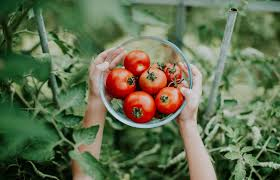
#> input picture Day_92_Image_color_pallete_generator/img.png, 280 x 180 px
$ python main.py
#> lines starting #> are read from the running program, lines starting #| are printed output that depends on the picture
import numpy as np
from sklearn.cluster import KMeans
from PIL import Image
import matplotlib.pyplot as plt


def generate_color_palette(image_path, num_colors=5):
    # Open the image and convert it to RGB mode
#> called with image_path = 'img.png', num_colors = 5
    image = Image.open(image_path)
#> image is the input picture: PIL image 280x180 RGB; mean R, G, B 97.4, 110.8, 79.4
    image = image.convert('RGB')
    image = image.resize((image.width // 2, image.height // 2))  # Resize for faster processing
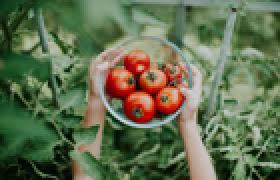
#> image: PIL image 140x90 RGB (shown 2 times larger); mean R, G, B 97.4, 110.8, 79.4

    # Convert the image into a NumPy array
    image_array = np.array(image)
    image_array = image_array.reshape((-1, 3))  # Reshape to a list of RGB colors

    # Use KMeans clustering to find the most common colors
    kmeans = KMeans(n_clusters=num_colors)
    kmeans.fit(image_array)

    # Get the colors from the cluster centers
    colors = kmeans.cluster_centers_.astype(int)

    # Plot the color palette
    plt.figure(figsize=(8, 2))
    plt.title(f'Top {num_colors} Colors in Image')
    plt.imshow([colors], aspect='auto')
    plt.axis('off')
    plt.show()
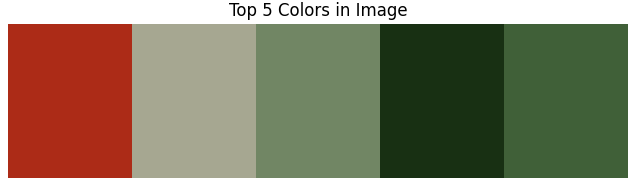
#> figure drawn by matplotlib, 1 panel

    # Return the RGB values of the colors
    return colors


# Usage example
image_path = 'img.png'  # Replace with the path to your image
palette = generate_color_palette(image_path, num_colors=5)

print("Top colors (RGB):")
for idx, color in enumerate(palette):
    print(f"Color {idx + 1}: {color}")
